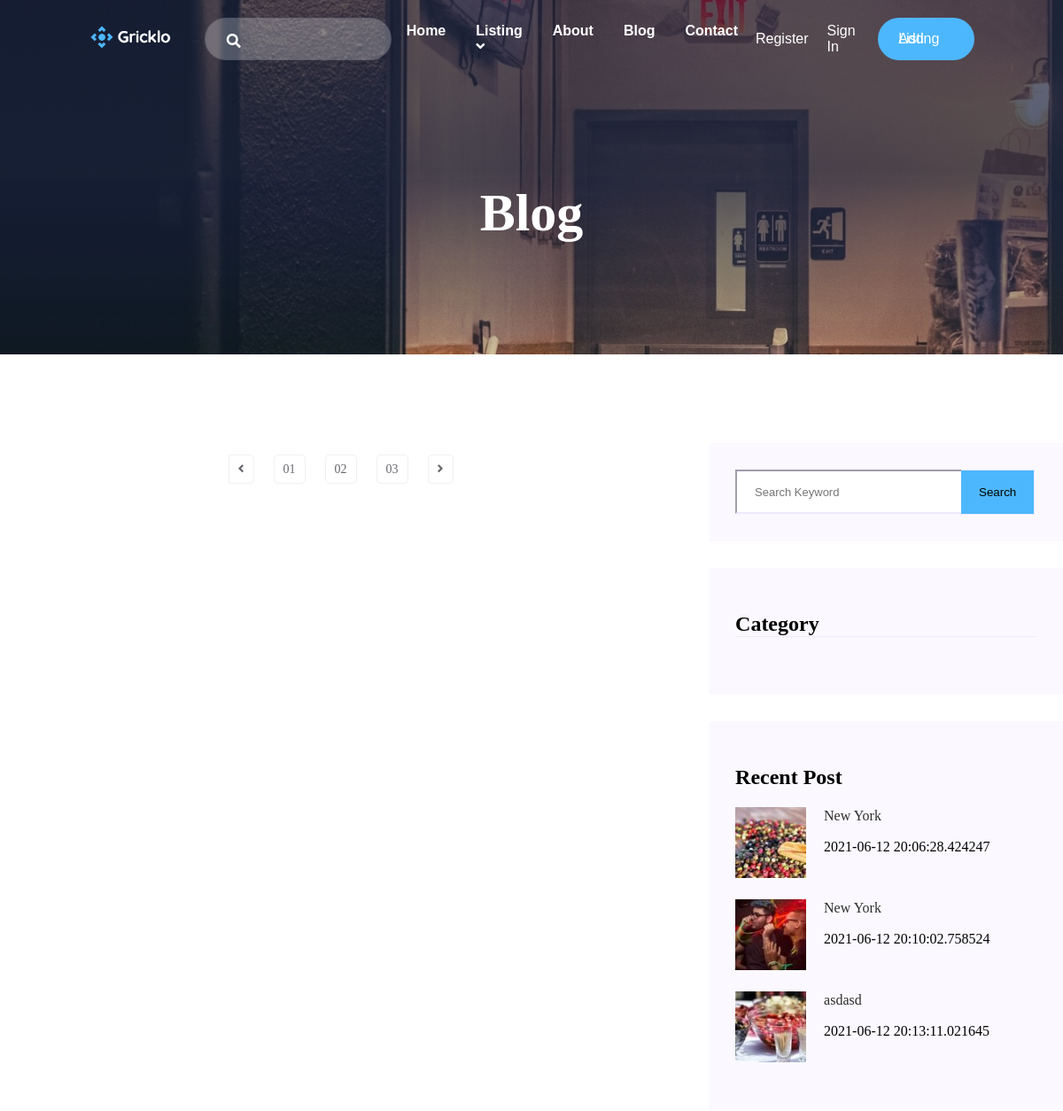
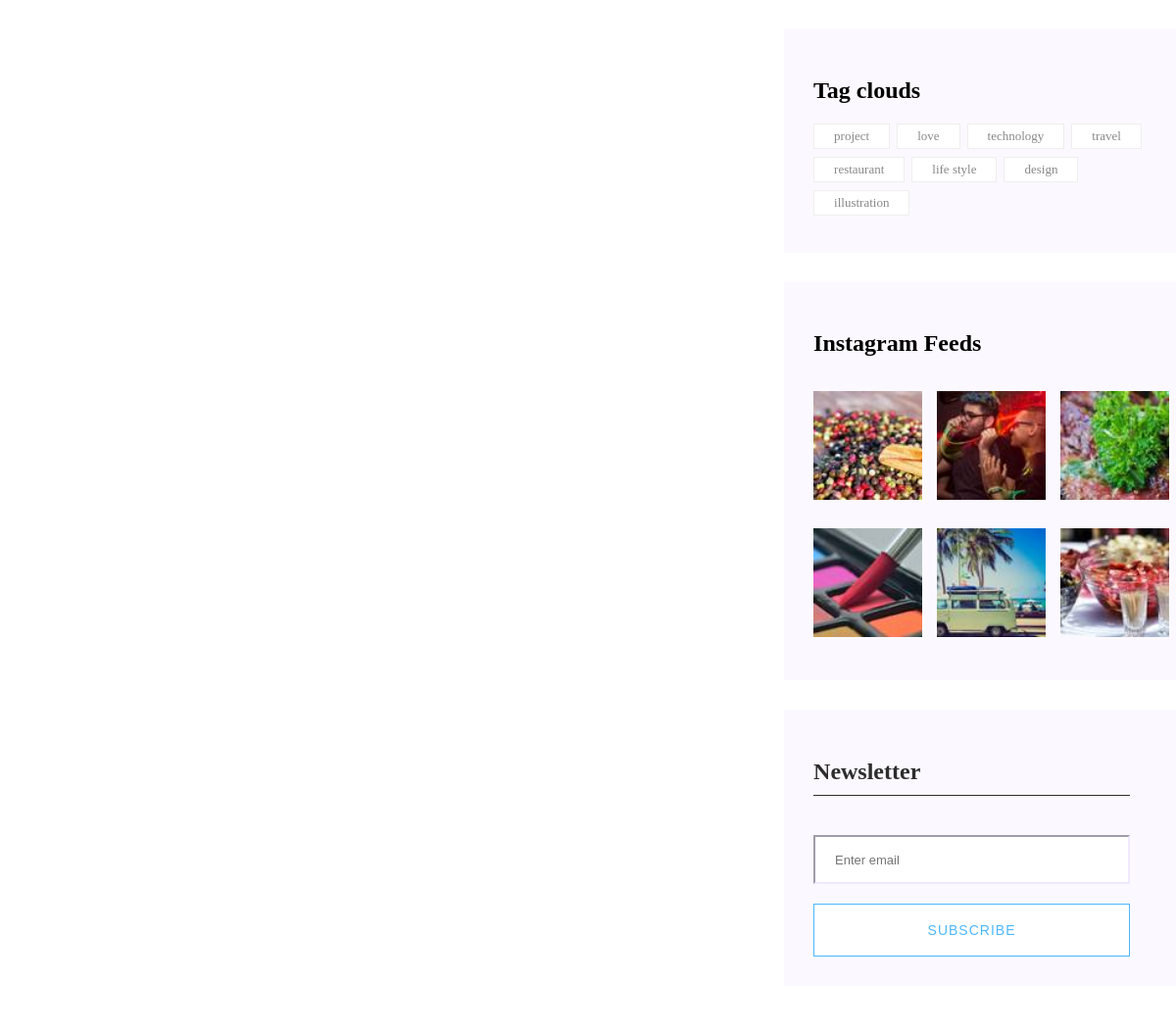
/blog (upper part), run on an earlier commit of the app's database (2 pictures, top to bottom).
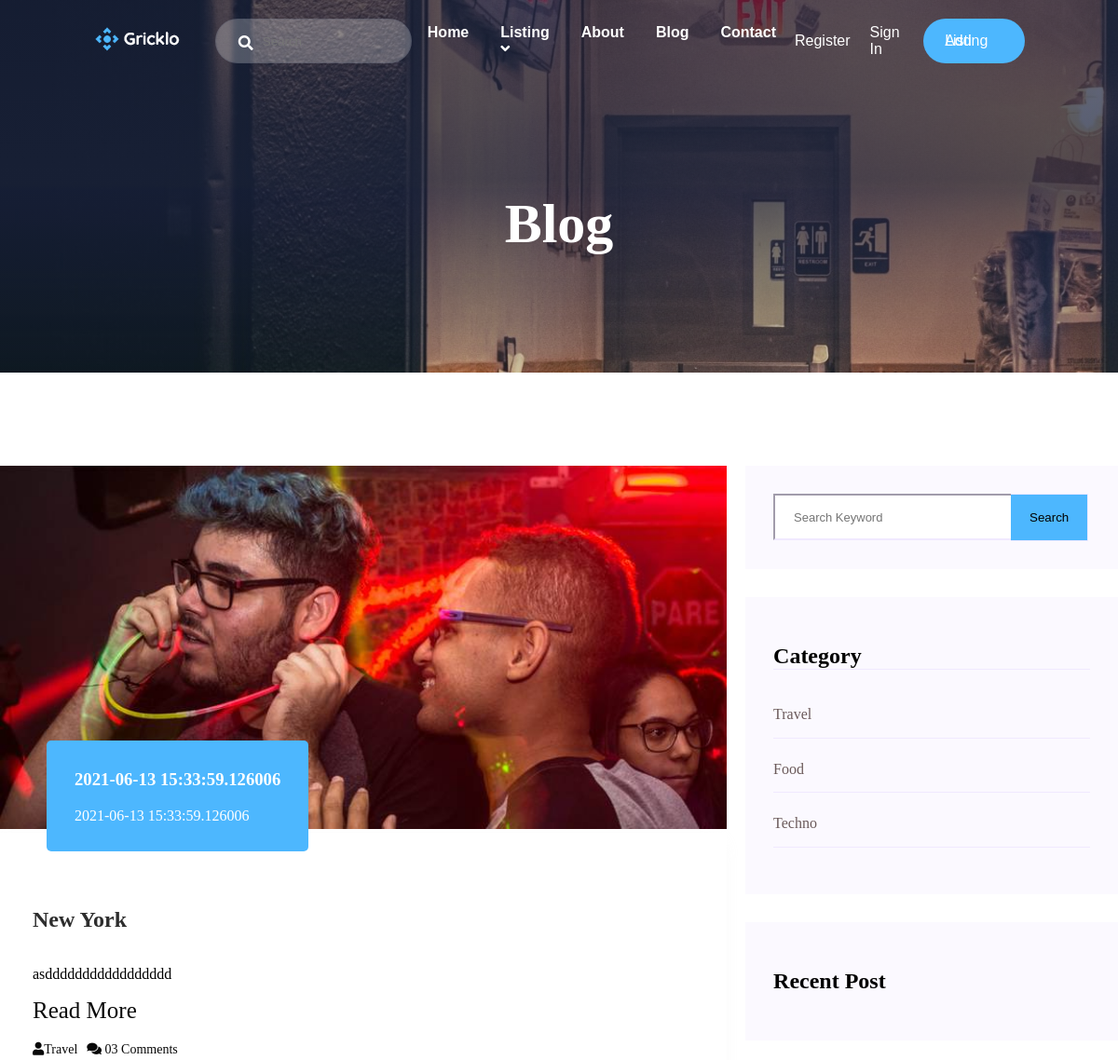
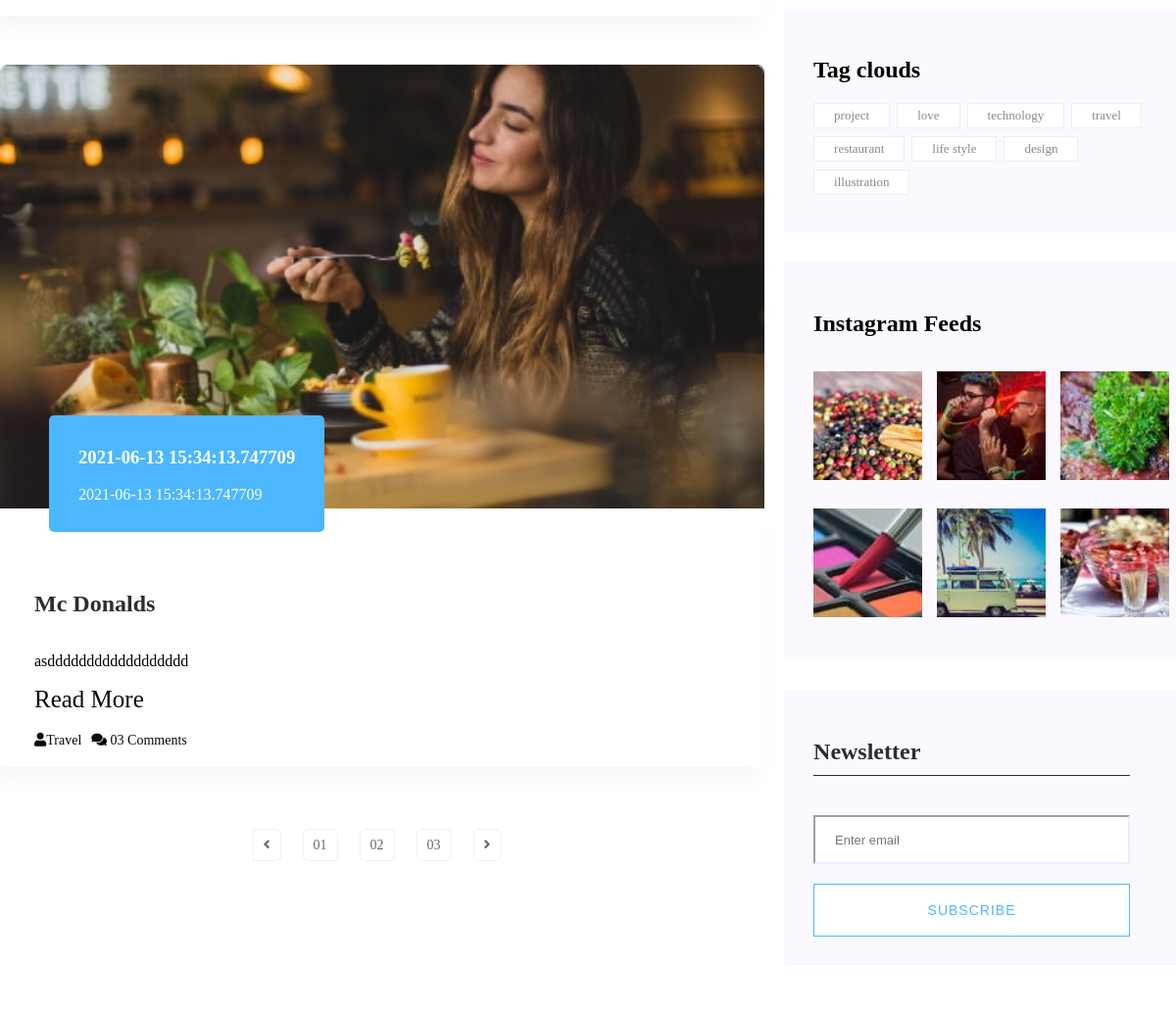
And on a later commit of the database (2 pictures, top to bottom).
### gricklo/models.py (models this page shows, shortened)
class UserPost(db.Model, UserMixin):
    __tablename__ = "userpost"
    id = db.Column(db.Integer, primary_key=True)
    title = db.Column(db.String(50),nullable=False)
    short_description = db.Column(db.String(50),nullable=False)
    blog_posted = db.Column(db.DateTime, default=datetime.utcnow)
    content = db.Column(db.String(50),nullable=False)
    image = db.Column(db.String(20), default = "static/uploads/post.png")
    user =db.Column(db.Integer, db.ForeignKey("user.id"),nullable=False)

class Blog(db.Model):
    __tablename__ = "blog"
    id = db.Column(db.Integer, primary_key=True)
    title = db.Column(db.String(50),nullable=False)
    short_description = db.Column(db.String(50),nullable=False)
    description = db.Column(db.Text, nullable=False)
    blog_posted = db.Column(db.DateTime, default=datetime.utcnow)
    image = db.Column(db.String(20), default = "default.png")
    category = db.Column(db.Integer, db.ForeignKey('blogcategory.id'), nullable=False)
    comment = db.relationship('Comment',backref='users',lazy=True, cascade="all,delete")

class BlogCategory(db.Model):
    __tablename__ = "blogcategory"
    id = db.Column(db.Integer, primary_key = True)
    title = db.Column(db.String(50),nullable = False)
    blog =db.relationship('Blog', backref='categories',lazy=True)

### gricklo/controlers.py (the view)
@app.route("/blog")
def blog():
    categories=BlogCategory.query.all()
    posts = UserPost.query.all()
    blogs=Blog.query.all()
    return render_template("blog.html" , blogs=blogs , categories=categories, posts= posts)

### gricklo/templates/blog.html (shortened to what the changed rows need)
<!DOCTYPE html>
<html lang="en">
<head>
    <link rel="stylesheet" href="{{url_for('static',filename='css/blog.css')}}">
</head>
<body>
    {% extends "layout.html"%}
    {% block content %}
    <main>
        <div class="bg-blog d-flex align-items-center justify-content hero-overly">
            <div class="blog-text ">
                <h2>Blog</h2>
            </div>
        </div>
        <section class="blog-area section-padding">
            <div class="container">
                <div class="row">
                    <div class="col-8">
                        <div class="blog-left-sidebar">
                            {% for blog in blogs%}
                            <div class="blog-item">
                                <div class="blog-item-img ">
                                    <img src="/static/uploads/{{blog.image}}" alt="">
                                    <a href="" class="blog-item-date">
                                        <h3>{{blog.blog_posted}}</h3>
                                        <p>{{blog.blog_posted}}</p>
                                    </a>
                                </div>
                                <div class="blog-details">
                                    <a href="">
                                        <h2 class="blog-head" style="color: #2d2d2d;">{{blog.title}}</h2>
                                    </a>
                                    <p>{{blog.short_description}}</p>
                                    <a href="{{url_for('blogdetails', id=blog.id)}}" style="margin-bottom: 20px;font-size: 25px;">Read More</a>
                                    <ul class="blog-info-link">
                                        <li><a href="#"><i class="fa fa-user"></i>{{blog.categories.title}}</a></li>
                                        <li><a href="#"><i class="fa fa-comments"></i> 03 Comments</a></li>
                                    </ul>
                                </div>
                            </div>
                            {% endfor%}
                        </div>
                    </div>
                    <div class="col-4 ml-20">
                        <div class="blog-right-sidebar">
                            <div class="side-category">
                                <h2 class="mb-35">Category</h2>
                                <ul>
                                    {% for category in categories %}
                                    <li><a href="">{{category.title}}</a></li>
                                    {% endfor %}
                                </ul>
                            </div>
                            <div class="side-post">
                                <h2>Recent Post</h2>
                                {%for post in posts%}
                                <div class="side-post-body">
                                    <div class="side-post-img">
                                        <img src="/static/uploads/{{post.image}}" alt="post_1">
                                    </div>
                                    <div class="side-post-text">
                                        <a href="">{{post.title}}</a>
                                        <p>{{post.blog_posted}}</p>
                                    </div>
                                </div>
                                {% endfor %}
                            </div>
                            <div class="tag-clouds">
                                <h2>Tag clouds</h2>
                            </div>
                            <div class="instagram-feeds ">
                                <h2>Instagram Feeds</h2>
                            </div>
                            <div class="News-subscribe">
                                <h2>Newsletter</h2>
                            </div>
                        </div>
                    </div>
                </div>
            </div>
            </div>
    {% endblock %}

What changed in the data, as far as the page shows it:
removed UserPost: image (picture), title "New York", blog_posted "2021-06-12 20:06:28.424247"
removed UserPost: image (picture), title "New York", blog_posted "2021-06-12 20:10:02.758524"
removed UserPost: image (picture), title "asdasd", blog_posted "2021-06-12 20:13:11.021645"
added Blog: image (picture), blog_posted "2021-06-13 15:33:59.126006", title "New York", short_description "asddddddddddddddddd", categories "Travel"
added Blog: image (picture), blog_posted "2021-06-13 15:34:13.747709", title "Mc Donalds", short_description "asdddddddddddddddddd", categories "Travel"
added BlogCategory: title "Travel"
added BlogCategory: title "Food"
added BlogCategory: title "Techno"
